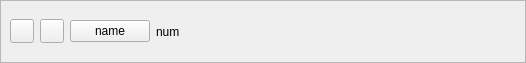
<?xml version="1.0" encoding="UTF-8"?>
<ui version="4.0">
 <class>TagsItemForm</class>
 <widget class="QWidget" name="TagsItemForm">
  <property name="geometry">
   <rect>
    <x>0</x>
    <y>0</y>
    <width>526</width>
    <height>63</height>
   </rect>
  </property>
  <property name="windowTitle">
   <string>Form</string>
  </property>
  <layout class="QGridLayout" name="gridLayout">
   <property name="leftMargin">
    <number>0</number>
   </property>
   <property name="topMargin">
    <number>0</number>
   </property>
   <property name="rightMargin">
    <number>0</number>
   </property>
   <property name="bottomMargin">
    <number>0</number>
   </property>
   <property name="spacing">
    <number>0</number>
   </property>
   <item row="0" column="0">
    <widget class="QFrame" name="frame_tagitem_background">
     <property name="frameShape">
      <enum>QFrame::StyledPanel</enum>
     </property>
     <property name="frameShadow">
      <enum>QFrame::Raised</enum>
     </property>
     <layout class="QHBoxLayout" name="horizontalLayout_2">
      <item>
       <layout class="QHBoxLayout" name="horizontalLayout">
        <item>
         <widget class="QPushButton" name="pushButton_tag_item_add">
          <property name="minimumSize">
           <size>
            <width>24</width>
            <height>24</height>
           </size>
          </property>
          <property name="maximumSize">
           <size>
            <width>24</width>
            <height>24</height>
           </size>
          </property>
          <property name="text">
           <string/>
          </property>
         </widget>
        </item>
        <item>
         <widget class="QPushButton" name="pushButton_tag_item_delete">
          <property name="minimumSize">
           <size>
            <width>24</width>
            <height>24</height>
           </size>
          </property>
          <property name="maximumSize">
           <size>
            <width>24</width>
            <height>24</height>
           </size>
          </property>
          <property name="text">
           <string/>
          </property>
         </widget>
        </item>
       </layout>
      </item>
      <item>
       <widget class="QPushButton" name="pushButton_tag_name">
        <property name="text">
         <string>name</string>
        </property>
       </widget>
      </item>
      <item>
       <widget class="QLabel" name="label_tag_num">
        <property name="text">
         <string>num</string>
        </property>
       </widget>
      </item>
      <item>
       <spacer name="horizontalSpacer">
        <property name="orientation">
         <enum>Qt::Horizontal</enum>
        </property>
        <property name="sizeHint" stdset="0">
         <size>
          <width>40</width>
          <height>20</height>
         </size>
        </property>
       </spacer>
      </item>
     </layout>
    </widget>
   </item>
  </layout>
 </widget>
 <resources/>
 <connections/>
</ui>
